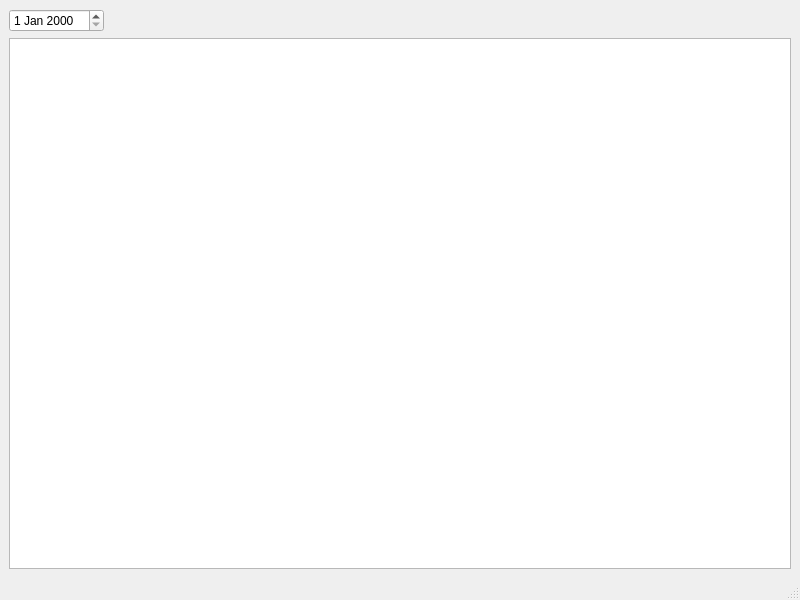
<?xml version="1.0" encoding="UTF-8"?>
<ui version="4.0">
 <class>MainWindow</class>
 <widget class="QMainWindow" name="MainWindow">
  <property name="geometry">
   <rect>
    <x>0</x>
    <y>0</y>
    <width>800</width>
    <height>600</height>
   </rect>
  </property>
  <property name="windowTitle">
   <string>MainWindow</string>
  </property>
  <widget class="QWidget" name="centralwidget">
   <layout class="QVBoxLayout" name="verticalLayout">
    <item>
     <layout class="QHBoxLayout" name="horizontalLayout">
      <item>
       <widget class="QDateEdit" name="dateEdit"/>
      </item>
      <item>
       <spacer name="horizontalSpacer">
        <property name="orientation">
         <enum>Qt::Horizontal</enum>
        </property>
        <property name="sizeHint" stdset="0">
         <size>
          <width>40</width>
          <height>20</height>
         </size>
        </property>
       </spacer>
      </item>
     </layout>
    </item>
    <item>
     <widget class="QTableView" name="tableView"/>
    </item>
   </layout>
  </widget>
  <widget class="QMenuBar" name="menubar">
   <property name="geometry">
    <rect>
     <x>0</x>
     <y>0</y>
     <width>800</width>
     <height>20</height>
    </rect>
   </property>
  </widget>
  <widget class="QStatusBar" name="statusbar"/>
 </widget>
 <resources/>
 <connections/>
</ui>
